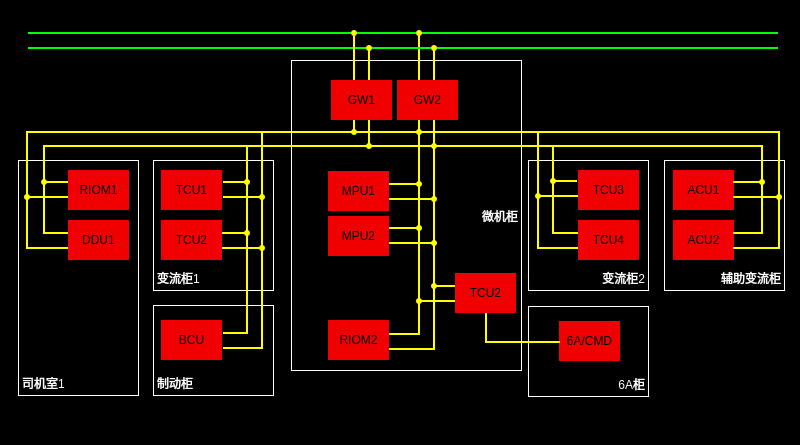
<?xml version="1.0" encoding="UTF-8"?>
<ui version="4.0">
 <class>DeviceData_Online</class>
 <widget class="QWidget" name="DeviceData_Online">
  <property name="geometry">
   <rect>
    <x>0</x>
    <y>0</y>
    <width>800</width>
    <height>445</height>
   </rect>
  </property>
  <property name="windowTitle">
   <string>Form</string>
  </property>
  <property name="styleSheet">
   <string notr="true">QWidget
{
	background-color: black;
}
QLabel
{
color:black;
background-color:rgb(240,0,0);
}</string>
  </property>
  <widget class="QLabel" name="LBL_GW1">
   <property name="geometry">
    <rect>
     <x>331</x>
     <y>80</y>
     <width>61</width>
     <height>40</height>
    </rect>
   </property>
   <property name="text">
    <string>GW1</string>
   </property>
   <property name="alignment">
    <set>Qt::AlignCenter</set>
   </property>
  </widget>
  <widget class="QLabel" name="LBL_GW2">
   <property name="geometry">
    <rect>
     <x>397</x>
     <y>80</y>
     <width>61</width>
     <height>40</height>
    </rect>
   </property>
   <property name="text">
    <string>GW2</string>
   </property>
   <property name="alignment">
    <set>Qt::AlignCenter</set>
   </property>
  </widget>
  <widget class="QLabel" name="LBL_RIOM1">
   <property name="geometry">
    <rect>
     <x>68</x>
     <y>170</y>
     <width>61</width>
     <height>40</height>
    </rect>
   </property>
   <property name="text">
    <string>RIOM1</string>
   </property>
   <property name="alignment">
    <set>Qt::AlignCenter</set>
   </property>
  </widget>
  <widget class="QLabel" name="LBL_DDU">
   <property name="geometry">
    <rect>
     <x>68</x>
     <y>220</y>
     <width>61</width>
     <height>40</height>
    </rect>
   </property>
   <property name="text">
    <string>DDU1</string>
   </property>
   <property name="alignment">
    <set>Qt::AlignCenter</set>
   </property>
  </widget>
  <widget class="QLabel" name="LBL_TCU2">
   <property name="geometry">
    <rect>
     <x>161</x>
     <y>220</y>
     <width>61</width>
     <height>40</height>
    </rect>
   </property>
   <property name="text">
    <string>TCU2</string>
   </property>
   <property name="alignment">
    <set>Qt::AlignCenter</set>
   </property>
  </widget>
  <widget class="QLabel" name="LBL_TCU1">
   <property name="geometry">
    <rect>
     <x>161</x>
     <y>170</y>
     <width>61</width>
     <height>40</height>
    </rect>
   </property>
   <property name="text">
    <string>TCU1</string>
   </property>
   <property name="alignment">
    <set>Qt::AlignCenter</set>
   </property>
  </widget>
  <widget class="QLabel" name="LBL_MPU1">
   <property name="geometry">
    <rect>
     <x>328</x>
     <y>171</y>
     <width>61</width>
     <height>40</height>
    </rect>
   </property>
   <property name="text">
    <string>MPU1</string>
   </property>
   <property name="alignment">
    <set>Qt::AlignCenter</set>
   </property>
  </widget>
  <widget class="QLabel" name="LBL_MPU2">
   <property name="geometry">
    <rect>
     <x>328</x>
     <y>216</y>
     <width>61</width>
     <height>40</height>
    </rect>
   </property>
   <property name="text">
    <string>MPU2</string>
   </property>
   <property name="alignment">
    <set>Qt::AlignCenter</set>
   </property>
  </widget>
  <widget class="QLabel" name="LBL_RIOM2">
   <property name="geometry">
    <rect>
     <x>328</x>
     <y>320</y>
     <width>61</width>
     <height>40</height>
    </rect>
   </property>
   <property name="text">
    <string>RIOM2</string>
   </property>
   <property name="alignment">
    <set>Qt::AlignCenter</set>
   </property>
  </widget>
  <widget class="QLabel" name="LBL_GW3">
   <property name="geometry">
    <rect>
     <x>455</x>
     <y>273</y>
     <width>61</width>
     <height>40</height>
    </rect>
   </property>
   <property name="text">
    <string>TCU2</string>
   </property>
   <property name="alignment">
    <set>Qt::AlignCenter</set>
   </property>
  </widget>
  <widget class="QLabel" name="LBL_TCU3">
   <property name="geometry">
    <rect>
     <x>578</x>
     <y>170</y>
     <width>61</width>
     <height>40</height>
    </rect>
   </property>
   <property name="text">
    <string>TCU3</string>
   </property>
   <property name="alignment">
    <set>Qt::AlignCenter</set>
   </property>
  </widget>
  <widget class="QLabel" name="LBL_TCU4">
   <property name="geometry">
    <rect>
     <x>578</x>
     <y>220</y>
     <width>61</width>
     <height>40</height>
    </rect>
   </property>
   <property name="text">
    <string>TCU4</string>
   </property>
   <property name="alignment">
    <set>Qt::AlignCenter</set>
   </property>
  </widget>
  <widget class="QLabel" name="LBL_ACU2">
   <property name="geometry">
    <rect>
     <x>673</x>
     <y>220</y>
     <width>61</width>
     <height>40</height>
    </rect>
   </property>
   <property name="text">
    <string>ACU2</string>
   </property>
   <property name="alignment">
    <set>Qt::AlignCenter</set>
   </property>
  </widget>
  <widget class="QLabel" name="LBL_ACU1">
   <property name="geometry">
    <rect>
     <x>673</x>
     <y>170</y>
     <width>61</width>
     <height>40</height>
    </rect>
   </property>
   <property name="text">
    <string>ACU1</string>
   </property>
   <property name="alignment">
    <set>Qt::AlignCenter</set>
   </property>
  </widget>
  <widget class="QLabel" name="LBL_CMD">
   <property name="geometry">
    <rect>
     <x>559</x>
     <y>321</y>
     <width>61</width>
     <height>40</height>
    </rect>
   </property>
   <property name="text">
    <string>6A/CMD</string>
   </property>
   <property name="alignment">
    <set>Qt::AlignCenter</set>
   </property>
  </widget>
  <widget class="QLabel" name="LBL_BCU">
   <property name="geometry">
    <rect>
     <x>161</x>
     <y>320</y>
     <width>61</width>
     <height>40</height>
    </rect>
   </property>
   <property name="text">
    <string>BCU</string>
   </property>
   <property name="alignment">
    <set>Qt::AlignCenter</set>
   </property>
  </widget>
  <widget class="QLabel" name="LBL_WTB_A">
   <property name="geometry">
    <rect>
     <x>28</x>
     <y>32</y>
     <width>750</width>
     <height>2</height>
    </rect>
   </property>
   <property name="styleSheet">
    <string notr="true">background-color:rgb(0,255,0);</string>
   </property>
   <property name="text">
    <string/>
   </property>
  </widget>
  <widget class="QLabel" name="LBL_WTB_B">
   <property name="geometry">
    <rect>
     <x>28</x>
     <y>47</y>
     <width>750</width>
     <height>2</height>
    </rect>
   </property>
   <property name="styleSheet">
    <string notr="true">background-color:rgb(0,255,0);</string>
   </property>
   <property name="text">
    <string/>
   </property>
  </widget>
  <widget class="QLabel" name="LBL_MVB_31">
   <property name="geometry">
    <rect>
     <x>353</x>
     <y>36</y>
     <width>2</width>
     <height>97</height>
    </rect>
   </property>
   <property name="styleSheet">
    <string notr="true">background-color: rgb(255, 255, 0);</string>
   </property>
   <property name="text">
    <string/>
   </property>
  </widget>
  <widget class="QLabel" name="LBL_MVB_42">
   <property name="geometry">
    <rect>
     <x>351</x>
     <y>30</y>
     <width>6</width>
     <height>6</height>
    </rect>
   </property>
   <property name="styleSheet">
    <string notr="true">background-color: rgb(255, 255, 0);
border-radius:3px ;</string>
   </property>
   <property name="text">
    <string/>
   </property>
  </widget>
  <widget class="QLabel" name="LBL_MVB_53">
   <property name="geometry">
    <rect>
     <x>366</x>
     <y>45</y>
     <width>6</width>
     <height>6</height>
    </rect>
   </property>
   <property name="styleSheet">
    <string notr="true">background-color: rgb(255, 255, 0);
border-radius:3px ;</string>
   </property>
   <property name="text">
    <string/>
   </property>
  </widget>
  <widget class="QLabel" name="LBL_MVB_58">
   <property name="geometry">
    <rect>
     <x>368</x>
     <y>49</y>
     <width>2</width>
     <height>95</height>
    </rect>
   </property>
   <property name="styleSheet">
    <string notr="true">background-color: rgb(255, 255, 0);</string>
   </property>
   <property name="text">
    <string/>
   </property>
  </widget>
  <widget class="QLabel" name="LBL_MVB_2">
   <property name="geometry">
    <rect>
     <x>28</x>
     <y>131</y>
     <width>750</width>
     <height>2</height>
    </rect>
   </property>
   <property name="styleSheet">
    <string notr="true">background-color:rgb(255,255,0);</string>
   </property>
   <property name="text">
    <string/>
   </property>
  </widget>
  <widget class="QLabel" name="LBL_MVB_63">
   <property name="geometry">
    <rect>
     <x>351</x>
     <y>129</y>
     <width>6</width>
     <height>6</height>
    </rect>
   </property>
   <property name="styleSheet">
    <string notr="true">background-color: rgb(255, 255, 0);
border-radius:3px ;</string>
   </property>
   <property name="text">
    <string/>
   </property>
  </widget>
  <widget class="QLabel" name="LBL_MVB_64">
   <property name="geometry">
    <rect>
     <x>366</x>
     <y>143</y>
     <width>6</width>
     <height>6</height>
    </rect>
   </property>
   <property name="styleSheet">
    <string notr="true">background-color: rgb(255, 255, 0);
border-radius:3px ;</string>
   </property>
   <property name="text">
    <string/>
   </property>
  </widget>
  <widget class="QLabel" name="LBL_MVB_3">
   <property name="geometry">
    <rect>
     <x>43</x>
     <y>145</y>
     <width>720</width>
     <height>2</height>
    </rect>
   </property>
   <property name="styleSheet">
    <string notr="true">background-color:rgb(255,255,0);</string>
   </property>
   <property name="text">
    <string/>
   </property>
  </widget>
  <widget class="QLabel" name="LBL_MVB_65">
   <property name="geometry">
    <rect>
     <x>418</x>
     <y>35</y>
     <width>2</width>
     <height>300</height>
    </rect>
   </property>
   <property name="styleSheet">
    <string notr="true">background-color: rgb(255, 255, 0);</string>
   </property>
   <property name="text">
    <string/>
   </property>
  </widget>
  <widget class="QLabel" name="LBL_MVB_66">
   <property name="geometry">
    <rect>
     <x>433</x>
     <y>50</y>
     <width>2</width>
     <height>300</height>
    </rect>
   </property>
   <property name="styleSheet">
    <string notr="true">background-color: rgb(255, 255, 0);</string>
   </property>
   <property name="text">
    <string/>
   </property>
  </widget>
  <widget class="QLabel" name="LBL_MVB_67">
   <property name="geometry">
    <rect>
     <x>416</x>
     <y>30</y>
     <width>6</width>
     <height>6</height>
    </rect>
   </property>
   <property name="styleSheet">
    <string notr="true">background-color: rgb(255, 255, 0);
border-radius:3px ;</string>
   </property>
   <property name="text">
    <string/>
   </property>
  </widget>
  <widget class="QLabel" name="LBL_MVB_32">
   <property name="geometry">
    <rect>
     <x>416</x>
     <y>129</y>
     <width>6</width>
     <height>6</height>
    </rect>
   </property>
   <property name="styleSheet">
    <string notr="true">background-color: rgb(255, 255, 0);
border-radius:3px ;</string>
   </property>
   <property name="text">
    <string/>
   </property>
  </widget>
  <widget class="QLabel" name="LBL_MVB_33">
   <property name="geometry">
    <rect>
     <x>431</x>
     <y>45</y>
     <width>6</width>
     <height>6</height>
    </rect>
   </property>
   <property name="styleSheet">
    <string notr="true">background-color: rgb(255, 255, 0);
border-radius:3px ;</string>
   </property>
   <property name="text">
    <string/>
   </property>
  </widget>
  <widget class="QLabel" name="LBL_MVB_34">
   <property name="geometry">
    <rect>
     <x>431</x>
     <y>143</y>
     <width>6</width>
     <height>6</height>
    </rect>
   </property>
   <property name="styleSheet">
    <string notr="true">background-color: rgb(255, 255, 0);
border-radius:3px ;</string>
   </property>
   <property name="text">
    <string/>
   </property>
  </widget>
  <widget class="QLabel" name="LBL_MVB_4">
   <property name="geometry">
    <rect>
     <x>389</x>
     <y>183</y>
     <width>30</width>
     <height>2</height>
    </rect>
   </property>
   <property name="styleSheet">
    <string notr="true">background-color:rgb(255,255,0);</string>
   </property>
   <property name="text">
    <string/>
   </property>
  </widget>
  <widget class="QLabel" name="LBL_MVB_5">
   <property name="geometry">
    <rect>
     <x>389</x>
     <y>198</y>
     <width>45</width>
     <height>2</height>
    </rect>
   </property>
   <property name="styleSheet">
    <string notr="true">background-color:rgb(255,255,0);</string>
   </property>
   <property name="text">
    <string/>
   </property>
  </widget>
  <widget class="QLabel" name="LBL_MVB_6">
   <property name="geometry">
    <rect>
     <x>389</x>
     <y>227</y>
     <width>30</width>
     <height>2</height>
    </rect>
   </property>
   <property name="styleSheet">
    <string notr="true">background-color:rgb(255,255,0);</string>
   </property>
   <property name="text">
    <string/>
   </property>
  </widget>
  <widget class="QLabel" name="LBL_MVB_7">
   <property name="geometry">
    <rect>
     <x>389</x>
     <y>242</y>
     <width>45</width>
     <height>2</height>
    </rect>
   </property>
   <property name="styleSheet">
    <string notr="true">background-color:rgb(255,255,0);</string>
   </property>
   <property name="text">
    <string/>
   </property>
  </widget>
  <widget class="QLabel" name="LBL_MVB_8">
   <property name="geometry">
    <rect>
     <x>389</x>
     <y>333</y>
     <width>30</width>
     <height>2</height>
    </rect>
   </property>
   <property name="styleSheet">
    <string notr="true">background-color:rgb(255,255,0);</string>
   </property>
   <property name="text">
    <string/>
   </property>
  </widget>
  <widget class="QLabel" name="LBL_MVB_9">
   <property name="geometry">
    <rect>
     <x>389</x>
     <y>348</y>
     <width>45</width>
     <height>2</height>
    </rect>
   </property>
   <property name="styleSheet">
    <string notr="true">background-color:rgb(255,255,0);</string>
   </property>
   <property name="text">
    <string/>
   </property>
  </widget>
  <widget class="QLabel" name="LBL_MVB_10">
   <property name="geometry">
    <rect>
     <x>435</x>
     <y>285</y>
     <width>20</width>
     <height>2</height>
    </rect>
   </property>
   <property name="styleSheet">
    <string notr="true">background-color:rgb(255,255,0);</string>
   </property>
   <property name="text">
    <string/>
   </property>
  </widget>
  <widget class="QLabel" name="LBL_MVB_11">
   <property name="geometry">
    <rect>
     <x>420</x>
     <y>300</y>
     <width>35</width>
     <height>2</height>
    </rect>
   </property>
   <property name="styleSheet">
    <string notr="true">background-color:rgb(255,255,0);</string>
   </property>
   <property name="text">
    <string/>
   </property>
  </widget>
  <widget class="QLabel" name="LBL_MVB_35">
   <property name="geometry">
    <rect>
     <x>246</x>
     <y>146</y>
     <width>2</width>
     <height>187</height>
    </rect>
   </property>
   <property name="styleSheet">
    <string notr="true">background-color: rgb(255, 255, 0);</string>
   </property>
   <property name="text">
    <string/>
   </property>
  </widget>
  <widget class="QLabel" name="LBL_MVB_36">
   <property name="geometry">
    <rect>
     <x>261</x>
     <y>131</y>
     <width>2</width>
     <height>217</height>
    </rect>
   </property>
   <property name="styleSheet">
    <string notr="true">background-color: rgb(255, 255, 0);</string>
   </property>
   <property name="text">
    <string/>
   </property>
  </widget>
  <widget class="QLabel" name="LBL_MVB_12">
   <property name="geometry">
    <rect>
     <x>223</x>
     <y>181</y>
     <width>25</width>
     <height>2</height>
    </rect>
   </property>
   <property name="styleSheet">
    <string notr="true">background-color:rgb(255,255,0);</string>
   </property>
   <property name="text">
    <string/>
   </property>
  </widget>
  <widget class="QLabel" name="LBL_MVB_13">
   <property name="geometry">
    <rect>
     <x>223</x>
     <y>196</y>
     <width>40</width>
     <height>2</height>
    </rect>
   </property>
   <property name="styleSheet">
    <string notr="true">background-color:rgb(255,255,0);</string>
   </property>
   <property name="text">
    <string/>
   </property>
  </widget>
  <widget class="QLabel" name="LBL_MVB_14">
   <property name="geometry">
    <rect>
     <x>222</x>
     <y>232</y>
     <width>25</width>
     <height>2</height>
    </rect>
   </property>
   <property name="styleSheet">
    <string notr="true">background-color:rgb(255,255,0);</string>
   </property>
   <property name="text">
    <string/>
   </property>
  </widget>
  <widget class="QLabel" name="LBL_MVB_15">
   <property name="geometry">
    <rect>
     <x>222</x>
     <y>247</y>
     <width>40</width>
     <height>2</height>
    </rect>
   </property>
   <property name="styleSheet">
    <string notr="true">background-color:rgb(255,255,0);</string>
   </property>
   <property name="text">
    <string/>
   </property>
  </widget>
  <widget class="QLabel" name="LBL_MVB_16">
   <property name="geometry">
    <rect>
     <x>223</x>
     <y>347</y>
     <width>40</width>
     <height>2</height>
    </rect>
   </property>
   <property name="styleSheet">
    <string notr="true">background-color:rgb(255,255,0);</string>
   </property>
   <property name="text">
    <string/>
   </property>
  </widget>
  <widget class="QLabel" name="LBL_MVB_17">
   <property name="geometry">
    <rect>
     <x>223</x>
     <y>332</y>
     <width>25</width>
     <height>2</height>
    </rect>
   </property>
   <property name="styleSheet">
    <string notr="true">background-color:rgb(255,255,0);</string>
   </property>
   <property name="text">
    <string/>
   </property>
  </widget>
  <widget class="QLabel" name="LBL_MVB_37">
   <property name="geometry">
    <rect>
     <x>43</x>
     <y>146</y>
     <width>2</width>
     <height>88</height>
    </rect>
   </property>
   <property name="styleSheet">
    <string notr="true">background-color: rgb(255, 255, 0);</string>
   </property>
   <property name="text">
    <string/>
   </property>
  </widget>
  <widget class="QLabel" name="LBL_MVB_38">
   <property name="geometry">
    <rect>
     <x>26</x>
     <y>131</y>
     <width>2</width>
     <height>118</height>
    </rect>
   </property>
   <property name="styleSheet">
    <string notr="true">background-color: rgb(255, 255, 0);</string>
   </property>
   <property name="text">
    <string/>
   </property>
  </widget>
  <widget class="QLabel" name="LBL_MVB_18">
   <property name="geometry">
    <rect>
     <x>26</x>
     <y>247</y>
     <width>42</width>
     <height>2</height>
    </rect>
   </property>
   <property name="styleSheet">
    <string notr="true">background-color:rgb(255,255,0);</string>
   </property>
   <property name="text">
    <string/>
   </property>
  </widget>
  <widget class="QLabel" name="LBL_MVB_19">
   <property name="geometry">
    <rect>
     <x>43</x>
     <y>232</y>
     <width>25</width>
     <height>2</height>
    </rect>
   </property>
   <property name="styleSheet">
    <string notr="true">background-color:rgb(255,255,0);</string>
   </property>
   <property name="text">
    <string/>
   </property>
  </widget>
  <widget class="QLabel" name="LBL_MVB_20">
   <property name="geometry">
    <rect>
     <x>43</x>
     <y>181</y>
     <width>25</width>
     <height>2</height>
    </rect>
   </property>
   <property name="styleSheet">
    <string notr="true">background-color:rgb(255,255,0);</string>
   </property>
   <property name="text">
    <string/>
   </property>
  </widget>
  <widget class="QLabel" name="LBL_MVB_21">
   <property name="geometry">
    <rect>
     <x>26</x>
     <y>196</y>
     <width>42</width>
     <height>2</height>
    </rect>
   </property>
   <property name="styleSheet">
    <string notr="true">background-color:rgb(255,255,0);</string>
   </property>
   <property name="text">
    <string/>
   </property>
  </widget>
  <widget class="QLabel" name="LBL_MVB_39">
   <property name="geometry">
    <rect>
     <x>761</x>
     <y>146</y>
     <width>2</width>
     <height>88</height>
    </rect>
   </property>
   <property name="styleSheet">
    <string notr="true">background-color: rgb(255, 255, 0);</string>
   </property>
   <property name="text">
    <string/>
   </property>
  </widget>
  <widget class="QLabel" name="LBL_MVB_40">
   <property name="geometry">
    <rect>
     <x>778</x>
     <y>131</y>
     <width>2</width>
     <height>118</height>
    </rect>
   </property>
   <property name="styleSheet">
    <string notr="true">background-color: rgb(255, 255, 0);</string>
   </property>
   <property name="text">
    <string/>
   </property>
  </widget>
  <widget class="QLabel" name="LBL_MVB_22">
   <property name="geometry">
    <rect>
     <x>733</x>
     <y>247</y>
     <width>47</width>
     <height>2</height>
    </rect>
   </property>
   <property name="styleSheet">
    <string notr="true">background-color:rgb(255,255,0);</string>
   </property>
   <property name="text">
    <string/>
   </property>
  </widget>
  <widget class="QLabel" name="LBL_MVB_23">
   <property name="geometry">
    <rect>
     <x>733</x>
     <y>232</y>
     <width>30</width>
     <height>2</height>
    </rect>
   </property>
   <property name="styleSheet">
    <string notr="true">background-color:rgb(255,255,0);</string>
   </property>
   <property name="text">
    <string/>
   </property>
  </widget>
  <widget class="QLabel" name="LBL_MVB_24">
   <property name="geometry">
    <rect>
     <x>733</x>
     <y>181</y>
     <width>30</width>
     <height>2</height>
    </rect>
   </property>
   <property name="styleSheet">
    <string notr="true">background-color:rgb(255,255,0);</string>
   </property>
   <property name="text">
    <string/>
   </property>
  </widget>
  <widget class="QLabel" name="LBL_MVB_25">
   <property name="geometry">
    <rect>
     <x>733</x>
     <y>196</y>
     <width>47</width>
     <height>2</height>
    </rect>
   </property>
   <property name="styleSheet">
    <string notr="true">background-color:rgb(255,255,0);</string>
   </property>
   <property name="text">
    <string/>
   </property>
  </widget>
  <widget class="QLabel" name="LBL_MVB_41">
   <property name="geometry">
    <rect>
     <x>552</x>
     <y>146</y>
     <width>2</width>
     <height>88</height>
    </rect>
   </property>
   <property name="styleSheet">
    <string notr="true">background-color: rgb(255, 255, 0);</string>
   </property>
   <property name="text">
    <string/>
   </property>
  </widget>
  <widget class="QLabel" name="LBL_MVB_43">
   <property name="geometry">
    <rect>
     <x>537</x>
     <y>131</y>
     <width>2</width>
     <height>118</height>
    </rect>
   </property>
   <property name="styleSheet">
    <string notr="true">background-color: rgb(255, 255, 0);</string>
   </property>
   <property name="text">
    <string/>
   </property>
  </widget>
  <widget class="QLabel" name="LBL_MVB_26">
   <property name="geometry">
    <rect>
     <x>538</x>
     <y>195</y>
     <width>40</width>
     <height>2</height>
    </rect>
   </property>
   <property name="styleSheet">
    <string notr="true">background-color:rgb(255,255,0);</string>
   </property>
   <property name="text">
    <string/>
   </property>
  </widget>
  <widget class="QLabel" name="LBL_MVB_27">
   <property name="geometry">
    <rect>
     <x>552</x>
     <y>180</y>
     <width>25</width>
     <height>2</height>
    </rect>
   </property>
   <property name="styleSheet">
    <string notr="true">background-color:rgb(255,255,0);</string>
   </property>
   <property name="text">
    <string/>
   </property>
  </widget>
  <widget class="QLabel" name="LBL_MVB_28">
   <property name="geometry">
    <rect>
     <x>538</x>
     <y>247</y>
     <width>40</width>
     <height>2</height>
    </rect>
   </property>
   <property name="styleSheet">
    <string notr="true">background-color:rgb(255,255,0);</string>
   </property>
   <property name="text">
    <string/>
   </property>
  </widget>
  <widget class="QLabel" name="LBL_MVB_29">
   <property name="geometry">
    <rect>
     <x>553</x>
     <y>232</y>
     <width>25</width>
     <height>2</height>
    </rect>
   </property>
   <property name="styleSheet">
    <string notr="true">background-color:rgb(255,255,0);</string>
   </property>
   <property name="text">
    <string/>
   </property>
  </widget>
  <widget class="QLabel" name="LBL_MVB_44">
   <property name="geometry">
    <rect>
     <x>41</x>
     <y>179</y>
     <width>6</width>
     <height>6</height>
    </rect>
   </property>
   <property name="styleSheet">
    <string notr="true">background-color: rgb(255, 255, 0);
border-radius:3px ;</string>
   </property>
   <property name="text">
    <string/>
   </property>
  </widget>
  <widget class="QLabel" name="LBL_MVB_45">
   <property name="geometry">
    <rect>
     <x>24</x>
     <y>194</y>
     <width>6</width>
     <height>6</height>
    </rect>
   </property>
   <property name="styleSheet">
    <string notr="true">background-color: rgb(255, 255, 0);
border-radius:3px ;</string>
   </property>
   <property name="text">
    <string/>
   </property>
  </widget>
  <widget class="QLabel" name="LBL_MVB_46">
   <property name="geometry">
    <rect>
     <x>244</x>
     <y>179</y>
     <width>6</width>
     <height>6</height>
    </rect>
   </property>
   <property name="styleSheet">
    <string notr="true">background-color: rgb(255, 255, 0);
border-radius:3px ;</string>
   </property>
   <property name="text">
    <string/>
   </property>
  </widget>
  <widget class="QLabel" name="LBL_MVB_47">
   <property name="geometry">
    <rect>
     <x>259</x>
     <y>194</y>
     <width>6</width>
     <height>6</height>
    </rect>
   </property>
   <property name="styleSheet">
    <string notr="true">background-color: rgb(255, 255, 0);
border-radius:3px ;</string>
   </property>
   <property name="text">
    <string/>
   </property>
  </widget>
  <widget class="QLabel" name="LBL_MVB_48">
   <property name="geometry">
    <rect>
     <x>259</x>
     <y>245</y>
     <width>6</width>
     <height>6</height>
    </rect>
   </property>
   <property name="styleSheet">
    <string notr="true">background-color: rgb(255, 255, 0);
border-radius:3px ;</string>
   </property>
   <property name="text">
    <string/>
   </property>
  </widget>
  <widget class="QLabel" name="LBL_MVB_49">
   <property name="geometry">
    <rect>
     <x>244</x>
     <y>230</y>
     <width>6</width>
     <height>6</height>
    </rect>
   </property>
   <property name="styleSheet">
    <string notr="true">background-color: rgb(255, 255, 0);
border-radius:3px ;</string>
   </property>
   <property name="text">
    <string/>
   </property>
  </widget>
  <widget class="QLabel" name="LBL_MVB_50">
   <property name="geometry">
    <rect>
     <x>431</x>
     <y>196</y>
     <width>6</width>
     <height>6</height>
    </rect>
   </property>
   <property name="styleSheet">
    <string notr="true">background-color: rgb(255, 255, 0);
border-radius:3px ;</string>
   </property>
   <property name="text">
    <string/>
   </property>
  </widget>
  <widget class="QLabel" name="LBL_MVB_51">
   <property name="geometry">
    <rect>
     <x>416</x>
     <y>181</y>
     <width>6</width>
     <height>6</height>
    </rect>
   </property>
   <property name="styleSheet">
    <string notr="true">background-color: rgb(255, 255, 0);
border-radius:3px ;</string>
   </property>
   <property name="text">
    <string/>
   </property>
  </widget>
  <widget class="QLabel" name="LBL_MVB_52">
   <property name="geometry">
    <rect>
     <x>431</x>
     <y>240</y>
     <width>6</width>
     <height>6</height>
    </rect>
   </property>
   <property name="styleSheet">
    <string notr="true">background-color: rgb(255, 255, 0);
border-radius:3px ;</string>
   </property>
   <property name="text">
    <string/>
   </property>
  </widget>
  <widget class="QLabel" name="LBL_MVB_54">
   <property name="geometry">
    <rect>
     <x>416</x>
     <y>225</y>
     <width>6</width>
     <height>6</height>
    </rect>
   </property>
   <property name="styleSheet">
    <string notr="true">background-color: rgb(255, 255, 0);
border-radius:3px ;</string>
   </property>
   <property name="text">
    <string/>
   </property>
  </widget>
  <widget class="QLabel" name="LBL_MVB_55">
   <property name="geometry">
    <rect>
     <x>416</x>
     <y>298</y>
     <width>6</width>
     <height>6</height>
    </rect>
   </property>
   <property name="styleSheet">
    <string notr="true">background-color: rgb(255, 255, 0);
border-radius:3px ;</string>
   </property>
   <property name="text">
    <string/>
   </property>
  </widget>
  <widget class="QLabel" name="LBL_MVB_56">
   <property name="geometry">
    <rect>
     <x>431</x>
     <y>283</y>
     <width>6</width>
     <height>6</height>
    </rect>
   </property>
   <property name="styleSheet">
    <string notr="true">background-color: rgb(255, 255, 0);
border-radius:3px ;</string>
   </property>
   <property name="text">
    <string/>
   </property>
  </widget>
  <widget class="QLabel" name="Border_TCU34">
   <property name="geometry">
    <rect>
     <x>528</x>
     <y>160</y>
     <width>121</width>
     <height>131</height>
    </rect>
   </property>
   <property name="styleSheet">
    <string notr="true">background-color: rgb(0, 0, 0);
border:1px solid white;
color:white;</string>
   </property>
   <property name="text">
    <string>变流柜2</string>
   </property>
   <property name="alignment">
    <set>Qt::AlignBottom|Qt::AlignRight|Qt::AlignTrailing</set>
   </property>
  </widget>
  <widget class="QLabel" name="Border_acu">
   <property name="geometry">
    <rect>
     <x>664</x>
     <y>160</y>
     <width>121</width>
     <height>131</height>
    </rect>
   </property>
   <property name="styleSheet">
    <string notr="true">background-color: rgb(0, 0, 0);
border:1px solid white;
color:white;</string>
   </property>
   <property name="text">
    <string>辅助变流柜</string>
   </property>
   <property name="alignment">
    <set>Qt::AlignBottom|Qt::AlignRight|Qt::AlignTrailing</set>
   </property>
  </widget>
  <widget class="QLabel" name="Border_Mic">
   <property name="geometry">
    <rect>
     <x>291</x>
     <y>60</y>
     <width>231</width>
     <height>311</height>
    </rect>
   </property>
   <property name="styleSheet">
    <string notr="true">background-color: rgb(0, 0, 0);
border:1px solid white;
color:white;</string>
   </property>
   <property name="text">
    <string>微机柜</string>
   </property>
   <property name="alignment">
    <set>Qt::AlignRight|Qt::AlignTrailing|Qt::AlignVCenter</set>
   </property>
  </widget>
  <widget class="QLabel" name="Border_TCU12">
   <property name="geometry">
    <rect>
     <x>153</x>
     <y>160</y>
     <width>121</width>
     <height>131</height>
    </rect>
   </property>
   <property name="styleSheet">
    <string notr="true">background-color: rgb(0, 0, 0);
border:1px solid white;
color:white;</string>
   </property>
   <property name="text">
    <string>变流柜1</string>
   </property>
   <property name="alignment">
    <set>Qt::AlignBottom|Qt::AlignLeading|Qt::AlignLeft</set>
   </property>
  </widget>
  <widget class="QLabel" name="Border_BCU">
   <property name="geometry">
    <rect>
     <x>153</x>
     <y>305</y>
     <width>121</width>
     <height>91</height>
    </rect>
   </property>
   <property name="styleSheet">
    <string notr="true">background-color: rgb(0, 0, 0);
border:1px solid white;
color:white;</string>
   </property>
   <property name="text">
    <string>制动柜</string>
   </property>
   <property name="alignment">
    <set>Qt::AlignBottom|Qt::AlignLeading|Qt::AlignLeft</set>
   </property>
  </widget>
  <widget class="QLabel" name="Border_Cab">
   <property name="geometry">
    <rect>
     <x>18</x>
     <y>160</y>
     <width>121</width>
     <height>236</height>
    </rect>
   </property>
   <property name="styleSheet">
    <string notr="true">background-color: rgb(0, 0, 0);
border:1px solid white;
color:white;</string>
   </property>
   <property name="text">
    <string>司机室1</string>
   </property>
   <property name="alignment">
    <set>Qt::AlignBottom|Qt::AlignLeading|Qt::AlignLeft</set>
   </property>
  </widget>
  <widget class="QLabel" name="LBL_MVB_57">
   <property name="geometry">
    <rect>
     <x>485</x>
     <y>313</y>
     <width>2</width>
     <height>30</height>
    </rect>
   </property>
   <property name="styleSheet">
    <string notr="true">background-color: rgb(255, 255, 0);</string>
   </property>
   <property name="text">
    <string/>
   </property>
  </widget>
  <widget class="QLabel" name="LBL_MVB_30">
   <property name="geometry">
    <rect>
     <x>485</x>
     <y>341</y>
     <width>75</width>
     <height>2</height>
    </rect>
   </property>
   <property name="styleSheet">
    <string notr="true">background-color:rgb(255,255,0);</string>
   </property>
   <property name="text">
    <string/>
   </property>
  </widget>
  <widget class="QLabel" name="Border_6A">
   <property name="geometry">
    <rect>
     <x>528</x>
     <y>306</y>
     <width>121</width>
     <height>91</height>
    </rect>
   </property>
   <property name="styleSheet">
    <string notr="true">background-color: rgb(0, 0, 0);
border:1px solid white;
color:white;</string>
   </property>
   <property name="text">
    <string>6A柜</string>
   </property>
   <property name="alignment">
    <set>Qt::AlignBottom|Qt::AlignRight|Qt::AlignTrailing</set>
   </property>
  </widget>
  <widget class="QLabel" name="LBL_MVB_59">
   <property name="geometry">
    <rect>
     <x>550</x>
     <y>178</y>
     <width>6</width>
     <height>6</height>
    </rect>
   </property>
   <property name="styleSheet">
    <string notr="true">background-color: rgb(255, 255, 0);
border-radius:3px ;</string>
   </property>
   <property name="text">
    <string/>
   </property>
  </widget>
  <widget class="QLabel" name="LBL_MVB_60">
   <property name="geometry">
    <rect>
     <x>535</x>
     <y>193</y>
     <width>6</width>
     <height>6</height>
    </rect>
   </property>
   <property name="styleSheet">
    <string notr="true">background-color: rgb(255, 255, 0);
border-radius:3px ;</string>
   </property>
   <property name="text">
    <string/>
   </property>
  </widget>
  <widget class="QLabel" name="LBL_MVB_61">
   <property name="geometry">
    <rect>
     <x>759</x>
     <y>179</y>
     <width>6</width>
     <height>6</height>
    </rect>
   </property>
   <property name="styleSheet">
    <string notr="true">background-color: rgb(255, 255, 0);
border-radius:3px ;</string>
   </property>
   <property name="text">
    <string/>
   </property>
  </widget>
  <widget class="QLabel" name="LBL_MVB_62">
   <property name="geometry">
    <rect>
     <x>776</x>
     <y>194</y>
     <width>6</width>
     <height>6</height>
    </rect>
   </property>
   <property name="styleSheet">
    <string notr="true">background-color: rgb(255, 255, 0);
border-radius:3px ;</string>
   </property>
   <property name="text">
    <string/>
   </property>
  </widget>
  <zorder>Border_6A</zorder>
  <zorder>Border_Cab</zorder>
  <zorder>Border_BCU</zorder>
  <zorder>Border_TCU12</zorder>
  <zorder>Border_Mic</zorder>
  <zorder>Border_acu</zorder>
  <zorder>Border_TCU34</zorder>
  <zorder>LBL_MVB_66</zorder>
  <zorder>LBL_MVB_65</zorder>
  <zorder>LBL_MVB_3</zorder>
  <zorder>LBL_MVB_58</zorder>
  <zorder>LBL_WTB_B</zorder>
  <zorder>LBL_MVB_31</zorder>
  <zorder>LBL_GW1</zorder>
  <zorder>LBL_GW2</zorder>
  <zorder>LBL_RIOM1</zorder>
  <zorder>LBL_DDU</zorder>
  <zorder>LBL_TCU2</zorder>
  <zorder>LBL_TCU1</zorder>
  <zorder>LBL_MPU1</zorder>
  <zorder>LBL_MPU2</zorder>
  <zorder>LBL_RIOM2</zorder>
  <zorder>LBL_GW3</zorder>
  <zorder>LBL_TCU3</zorder>
  <zorder>LBL_TCU4</zorder>
  <zorder>LBL_ACU2</zorder>
  <zorder>LBL_ACU1</zorder>
  <zorder>LBL_CMD</zorder>
  <zorder>LBL_BCU</zorder>
  <zorder>LBL_WTB_A</zorder>
  <zorder>LBL_MVB_42</zorder>
  <zorder>LBL_MVB_53</zorder>
  <zorder>LBL_MVB_2</zorder>
  <zorder>LBL_MVB_63</zorder>
  <zorder>LBL_MVB_64</zorder>
  <zorder>LBL_MVB_67</zorder>
  <zorder>LBL_MVB_32</zorder>
  <zorder>LBL_MVB_33</zorder>
  <zorder>LBL_MVB_34</zorder>
  <zorder>LBL_MVB_4</zorder>
  <zorder>LBL_MVB_5</zorder>
  <zorder>LBL_MVB_6</zorder>
  <zorder>LBL_MVB_7</zorder>
  <zorder>LBL_MVB_8</zorder>
  <zorder>LBL_MVB_9</zorder>
  <zorder>LBL_MVB_10</zorder>
  <zorder>LBL_MVB_11</zorder>
  <zorder>LBL_MVB_35</zorder>
  <zorder>LBL_MVB_36</zorder>
  <zorder>LBL_MVB_12</zorder>
  <zorder>LBL_MVB_13</zorder>
  <zorder>LBL_MVB_14</zorder>
  <zorder>LBL_MVB_15</zorder>
  <zorder>LBL_MVB_16</zorder>
  <zorder>LBL_MVB_17</zorder>
  <zorder>LBL_MVB_37</zorder>
  <zorder>LBL_MVB_38</zorder>
  <zorder>LBL_MVB_18</zorder>
  <zorder>LBL_MVB_19</zorder>
  <zorder>LBL_MVB_20</zorder>
  <zorder>LBL_MVB_21</zorder>
  <zorder>LBL_MVB_39</zorder>
  <zorder>LBL_MVB_40</zorder>
  <zorder>LBL_MVB_22</zorder>
  <zorder>LBL_MVB_23</zorder>
  <zorder>LBL_MVB_24</zorder>
  <zorder>LBL_MVB_25</zorder>
  <zorder>LBL_MVB_41</zorder>
  <zorder>LBL_MVB_43</zorder>
  <zorder>LBL_MVB_26</zorder>
  <zorder>LBL_MVB_27</zorder>
  <zorder>LBL_MVB_28</zorder>
  <zorder>LBL_MVB_29</zorder>
  <zorder>LBL_MVB_44</zorder>
  <zorder>LBL_MVB_45</zorder>
  <zorder>LBL_MVB_46</zorder>
  <zorder>LBL_MVB_47</zorder>
  <zorder>LBL_MVB_48</zorder>
  <zorder>LBL_MVB_49</zorder>
  <zorder>LBL_MVB_50</zorder>
  <zorder>LBL_MVB_51</zorder>
  <zorder>LBL_MVB_52</zorder>
  <zorder>LBL_MVB_54</zorder>
  <zorder>LBL_MVB_55</zorder>
  <zorder>LBL_MVB_56</zorder>
  <zorder>LBL_MVB_57</zorder>
  <zorder>LBL_MVB_30</zorder>
  <zorder>LBL_MVB_59</zorder>
  <zorder>LBL_MVB_60</zorder>
  <zorder>LBL_MVB_61</zorder>
  <zorder>LBL_MVB_62</zorder>
 </widget>
 <resources/>
 <connections/>
</ui>
